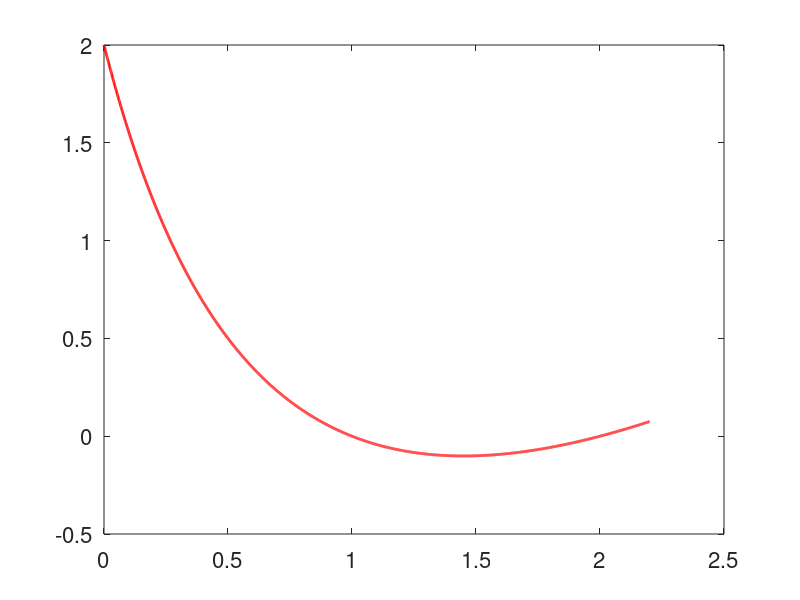

This figure's MATLAB source: (Note: this script raises an error after producing the figure.)

% Setup: solve y' = f(t,y(t)), y(0) = y0, t <= T, with
g = @(t)(t.^4 - 6*t.^3 + 12*t.^2 - 14*t + 9)./(1+t).^2;
f = @(t,y)(y.^2 - g(t));
y0 = 2;
T = 2.2;

% Exact solution
yexact = @(t)(1-t).*(2-t)./(1+t);
hfine = 1e-3;
tfine = 0:hfine:T;
yfine = yexact(tfine);
figure(1); clf;
plot(tfine,yfine,'r-','linewidth',2)
axis([0 T -1 2]);
set(gca,'fontsize',16);

%% Numerical solution: Forward Euler (FE)

for h = [.2 .1 .05]
    t = 0:h:T;
    nsteps = length(t)-1;
    yFE = [y0; zeros(nsteps, 1)];    
    for n = 1:nsteps
        yFE(n+1) = yFE(n) + h*f(t(n),yFE(n));        
    end
    figure(1); hold on;
    plot(t,yFE,'b-x','linewidth',1);
    axis([0 T -1 2]);
end
xlabel('t'); ylabel('y'); title('Forward Euler')
legend('Exact','h = .2', 'h = .1', 'h = .05');

%% Numerical solution: Runge-Kutta 2 (RK)

figure(1); clf;
plot(tfine,yfine,'r-','linewidth',2)
set(gca,'fontsize',16);
for h = [.2 .1 .05]
    t = 0:h:T;
    nsteps = length(t)-1;
    yRK = [y0; zeros(nsteps, 1)];    
    for n = 1:nsteps
        yFE = yRK(n) + h*f(t(n),yRK(n));
        yRK(n+1) = yRK(n) + h/2*...
            ( f(t(n),yRK(n)) + f(t(n+1), yFE) );        
    end
    figure(1); hold on;
    plot(t,yRK,'b-x','linewidth',1);
    axis([0 T -1 2]);
end
xlabel('t'); ylabel('y'); title('Runge-Kutta 2')
legend('Exact','h = .2', 'h = .1', 'h = .05');

%% Numerical solution: Backward Euler (BE)

figure(1); clf;
plot(tfine,yfine,'r-','linewidth',2)
set(gca,'fontsize',16);
for h = [.1 .05]
    t = 0:h:T;
    nsteps = length(t)-1;
    yBE = [y0; zeros(nsteps, 1)];    
    for n = 1:nsteps
        F = @(x)(x - yBE(n) - h*f(t(n+1),x));        
        yBE(n+1) = fzero(F,yBE(n));
    end
    figure(1); hold on;
    plot(t,yBE,'b-x','linewidth',1);
    axis([0 T -1 2]);
end
xlabel('t'); ylabel('y'); title('Backward Euler')
legend('Exact','h = .1','h = .05');

%% Numerical solution: Midpoint method (MM)

figure(1); clf;
plot(tfine,yfine,'r-','linewidth',2)
set(gca,'fontsize',16);
for h = [.2 .1 .05]
    t = 0:h:T;
    nsteps = length(t)-1;
    yMM = [y0; zeros(nsteps, 1)];    
    for n = 1:nsteps
        F = @(x)(x - yMM(n) - h/2*...
            ( f(t(n),yMM(n)) + f(t(n+1),x)) );        
        yMM(n+1) = fzero(F,yMM(n));
    end
    figure(1); hold on;
    plot(t,yMM,'b-x','linewidth',1);
    axis([0 T -1 2]);
end
xlabel('t'); ylabel('y'); title('Midpoint method')
legend('Exact','h = .2', 'h = .1','h = .05');
